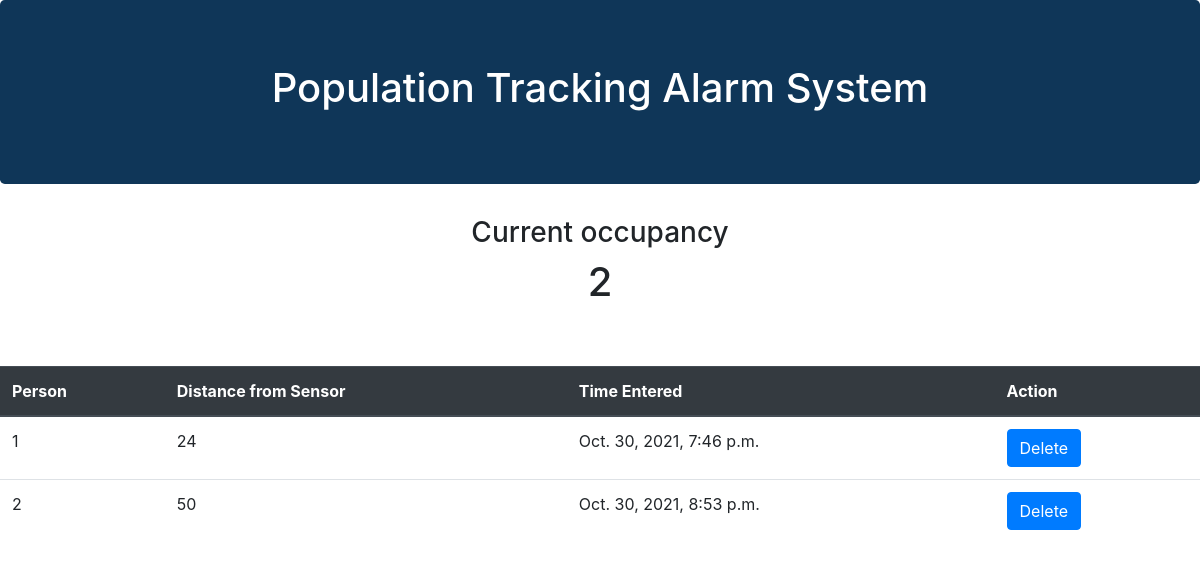
The app's page /, older data.
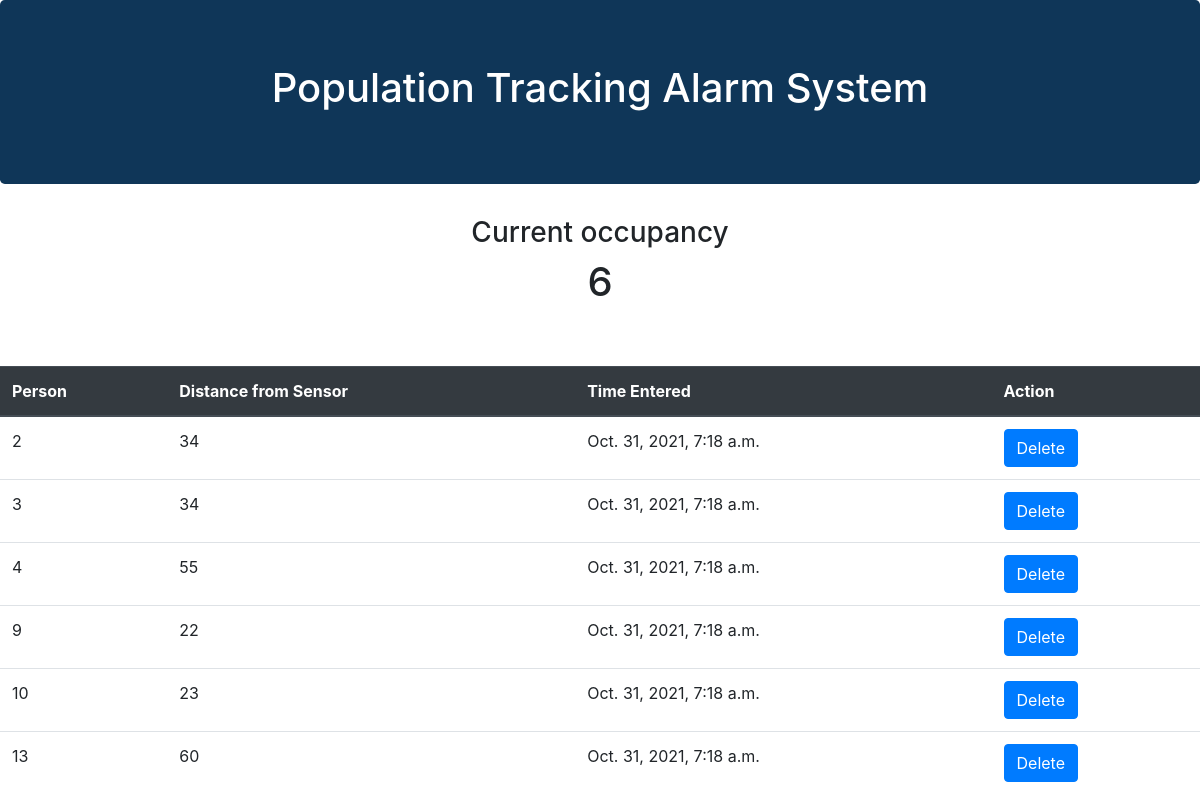
The same page, newer data.
### population_tracker/models.py (models this page shows, shortened)
class Sensor_data(models.Model):
    person_number = models.IntegerField(primary_key = True)
    distance = models.IntegerField()
    timestamp = models.DateTimeField(auto_now=True)

### population_tracker/views.py (the view)
# urls.py: 2. Add a URL to urlpatterns:  path('', views.home, name='home')
def home(request):
    try:
        sensor_data = Sensor_data.objects.all()
        population =  calculate_total_objects()
    except:
        raise Http404()
    context = {"population" : population, "Sensor_data" : sensor_data}
    return render(request, "population_tracker/home.html", context)

### population_tracker/views.py (called while the page is built)
def calculate_total_objects():
    return Sensor_data.objects.all().count()

### population_tracker/templates/population_tracker/home.html
{% extends "population_tracker/base.html" %}
{% block content %}
    <div class="row d-flex justify-content-center flex-nowrap">
        <h3>Current occupancy</h3>
    </div>
    <div class="row d-flex justify-content-center flex-nowrap">
        <h1 style="height: 100px;">{{ population }}</h1>
    </div>
    <div>
        <table class="table">
            <thead class="thead-dark">
                <th scope="col">Person</th>
                <th scope="col">Distance from Sensor</th>
                <th scope="col">Time Entered</th>
                <th scope="col">Action</th>
            </thead>
            <tbody>
                {% for item in Sensor_data %}
                <tr>
                    <td>{{ item.person_number }}</td>
                    <td>{{ item.distance }}</td>
                    <td>{{ item.timestamp }}</td>
                    <td>
                        <a class="btn btn-primary" href="{% url 'sensor_data_delete' item.person_number %}">Delete</a>
                    </td>
                </tr>
                    {% endfor %}
            </tbody>
        </table>
    </div>
{% endblock %}

### population_tracker/templates/population_tracker/base.html (shortened to what this page needs)
<!DOCTYPE html>
<html>
    <head>
        <link rel="stylesheet" href="https://stackpath.bootstrapcdn.com/bootstrap/4.4.1/css/bootstrap.min.css">
    </head>
    <body>
        <div class="jumbotron text-center" style="background-color: rgb(15, 54, 88);">
            <h1 style="color: white;">Population Tracking Alarm System</h1>
        </div>
        {% block content %}
        {% endblock %}
    </body>
</html>

Row changes from the older to the newer data that the page shows:
removed Sensor_data: person_number "1", distance "24", timestamp "Oct. 30, 2021, 7:46 p.m."
changed Sensor_data id 2: distance "50" → "34"; timestamp "Oct. 30, 2021, 8:53 p.m." → "Oct. 31, 2021, 7:18 a.m."
added Sensor_data: person_number "3", distance "34", timestamp "Oct. 31, 2021, 7:18 a.m."
added Sensor_data: person_number "4", distance "55", timestamp "Oct. 31, 2021, 7:18 a.m."
added Sensor_data: person_number "9", distance "22", timestamp "Oct. 31, 2021, 7:18 a.m."
added Sensor_data: person_number "10", distance "23", timestamp "Oct. 31, 2021, 7:18 a.m."
added Sensor_data: person_number "13", distance "60", timestamp "Oct. 31, 2021, 7:18 a.m."
Text that changed along with them:
{{ population }}: "2" → "6"
